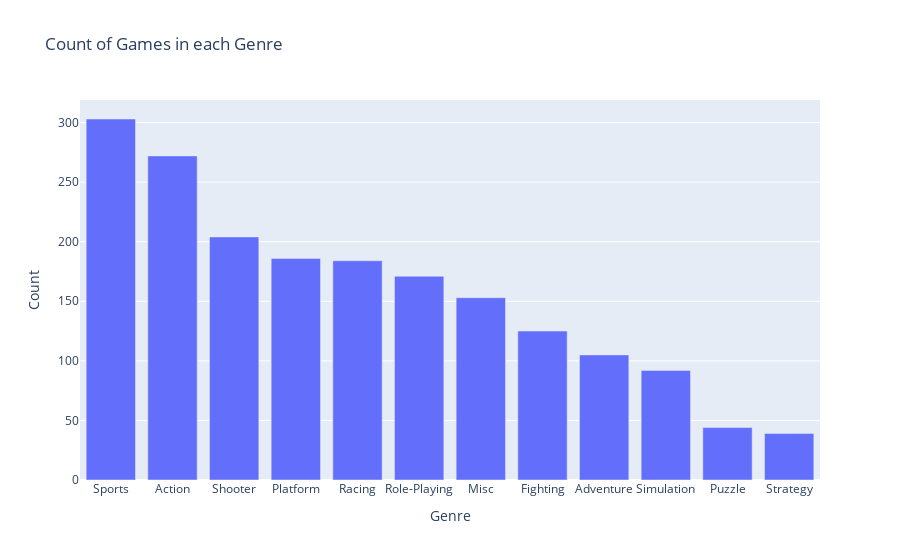

The code cell stored with this chart in its notebook:
### Code cell
fig = go.Figure()

fig.add_trace(
    go.Bar(x=games_genre_count.index, y=games_genre_count.values)
)

fig.update_layout(
    title='Count of Games in each Genre',              
    xaxis_title='Genre',
    yaxis_title='Count',
    hovermode='x unified'
)

fig.show()

### Figure 1 — Plotly figure (JSON) as saved in the notebook; plotly's stock layout.template omitted (floating-point values rounded to 4 significant figures)
{"data": [{"type": "bar", "x": ["Sports", "Action", "Shooter", "Platform", "Racing", "Role-Playing", "Misc", "Fighting", "Adventure", "Simulation", "Puzzle", "Strategy"], "y": [303, 272, 204, 186, 184, 171, 153, 125, 105, 92, 44, 39]}], "layout": {"hovermode": "x unified", "title": {"text": "Count of Games in each Genre"}, "xaxis": {"title": {"text": "Genre"}}, "yaxis": {"title": {"text": "Count"}}}}
